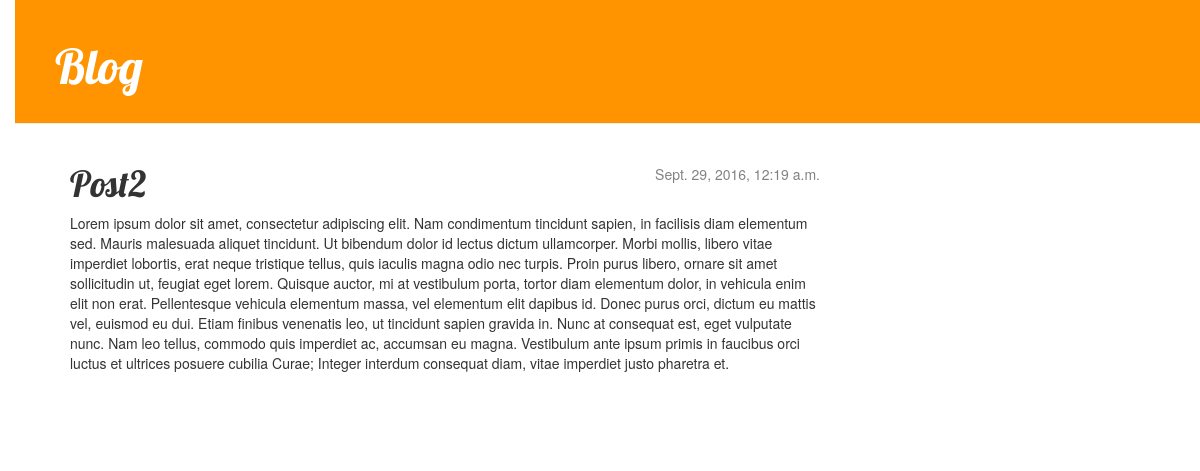
The app's page /post/1/ with its own data.
### blog/models.py (models this page shows, shortened)
class Post(models.Model):
    username = models.ForeignKey('auth.User')
    email = models.EmailField(max_length=50)
    title = models.CharField(max_length=200)
    text = models.TextField()
    created_date = models.DateTimeField(
            default=timezone.now)
    published_date = models.DateTimeField(
            blank=True, null=True)

### blog/views.py (the view)
# urls.py: url(r'^post/(?P<pk>[0-9]+)/$', views.post_detail, name='post_detail'),
def post_detail(request, pk):
        post = get_object_or_404(Post, pk=pk)
        return render(request, 'blog/post_detail.html', {'post': post})

### blog/templates/blog/post_detail.html
     {% extends 'blog/base.html' %}
    {% block content %}
        <div class="post">
            {% if post.published_date %}
                <div class="date">
                    {{ post.published_date }}
                </div>
            {% endif %}
            <h1>{{ post.title }}</h1>
            <p>{{ post.text|linebreaksbr }}</p>
        </div>
    {% endblock %}

### blog/static/css/blog.css (style rules this page uses)
body { padding-left: 15px; }
h1, h2, h3, h4 { font-family: 'Lobster', cursive; }
.date { float: right; color: #828282; }
.post { margin-bottom: 70px; }

### records on screen
Post: published_date "Sept. 29, 2016, 12:19 a.m.", title "Post2", text "Lorem ipsum dolor sit amet, consectetur adipiscing elit. Nam condimentum tincidunt sapien, in facilisis diam elementum sed. Mauris malesuada aliquet tincidunt. Ut bibendum dolor id lectus dictum ullamcorper. Morbi mollis, libero vitae imperdiet lobortis, erat neque tristique tellus, quis iaculis magna odio nec turpis. Proin purus libero, ornare sit amet sollicitudin ut, feugiat eget lorem. Quisque auctor, mi at vestibulum porta, tortor diam elementum dolor, in vehicula enim elit non erat. Pellentesque vehicula elementum massa, vel elementum elit dapibus id. Donec purus orci, dictum eu mattis vel, euismod eu dui. Etiam finibus venenatis leo, ut tincidunt sapien gravida in. Nunc at consequat…"
